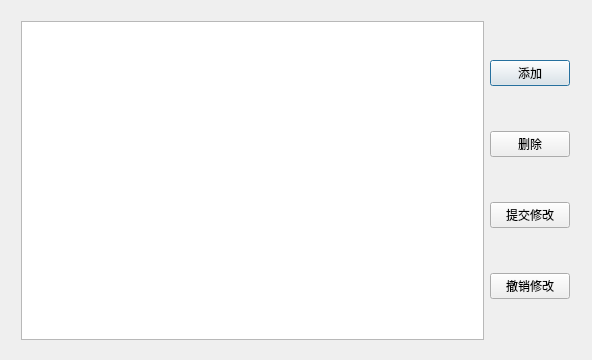
<?xml version="1.0" encoding="UTF-8"?>
<ui version="4.0">
 <class>QDlgDevManager</class>
 <widget class="QDialog" name="QDlgDevManager">
  <property name="geometry">
   <rect>
    <x>0</x>
    <y>0</y>
    <width>592</width>
    <height>360</height>
   </rect>
  </property>
  <property name="windowTitle">
   <string>QDlgDevManager</string>
  </property>
  <widget class="QWidget" name="horizontalLayoutWidget">
   <property name="geometry">
    <rect>
     <x>10</x>
     <y>10</y>
     <width>571</width>
     <height>341</height>
    </rect>
   </property>
   <layout class="QHBoxLayout" name="horizontalLayout">
    <property name="sizeConstraint">
     <enum>QLayout::SetDefaultConstraint</enum>
    </property>
    <item>
     <layout class="QVBoxLayout" name="verticalLayout_2">
      <item>
       <widget class="QTableView" name="tableView">
        <property name="styleSheet">
         <string notr="true">QHeaderView::section {
background-color: rgb(200, 200, 255);
}</string>
        </property>
        <attribute name="horizontalHeaderDefaultSectionSize">
         <number>151</number>
        </attribute>
       </widget>
      </item>
     </layout>
    </item>
    <item>
     <layout class="QVBoxLayout" name="verticalLayout">
      <item>
       <widget class="QPushButton" name="PB_ADD">
        <property name="text">
         <string>添加</string>
        </property>
       </widget>
      </item>
      <item>
       <widget class="QPushButton" name="PB_DEL">
        <property name="text">
         <string>删除</string>
        </property>
       </widget>
      </item>
      <item>
       <widget class="QPushButton" name="PB_MODIF">
        <property name="text">
         <string>提交修改</string>
        </property>
       </widget>
      </item>
      <item>
       <widget class="QPushButton" name="PB_CANCLE">
        <property name="text">
         <string>撤销修改</string>
        </property>
       </widget>
      </item>
     </layout>
    </item>
   </layout>
  </widget>
 </widget>
 <layoutdefault spacing="6" margin="11"/>
 <resources/>
 <connections>
  <connection>
   <sender>PB_MODIF</sender>
   <signal>clicked()</signal>
   <receiver>QDlgDevManager</receiver>
   <slot>bt_save_click()</slot>
   <hints>
    <hint type="sourcelabel">
     <x>547</x>
     <y>214</y>
    </hint>
    <hint type="destinationlabel">
     <x>570</x>
     <y>153</y>
    </hint>
   </hints>
  </connection>
  <connection>
   <sender>PB_CANCLE</sender>
   <signal>clicked()</signal>
   <receiver>QDlgDevManager</receiver>
   <slot>bt_cancle_click()</slot>
   <hints>
    <hint type="sourcelabel">
     <x>530</x>
     <y>297</y>
    </hint>
    <hint type="destinationlabel">
     <x>526</x>
     <y>268</y>
    </hint>
   </hints>
  </connection>
  <connection>
   <sender>PB_ADD</sender>
   <signal>clicked()</signal>
   <receiver>QDlgDevManager</receiver>
   <slot>bt_add_click()</slot>
   <hints>
    <hint type="sourcelabel">
     <x>560</x>
     <y>60</y>
    </hint>
    <hint type="destinationlabel">
     <x>521</x>
     <y>24</y>
    </hint>
   </hints>
  </connection>
  <connection>
   <sender>PB_DEL</sender>
   <signal>clicked()</signal>
   <receiver>QDlgDevManager</receiver>
   <slot>bt_del_click()</slot>
   <hints>
    <hint type="sourcelabel">
     <x>526</x>
     <y>139</y>
    </hint>
    <hint type="destinationlabel">
     <x>512</x>
     <y>105</y>
    </hint>
   </hints>
  </connection>
 </connections>
 <slots>
  <slot>bt_save_click()</slot>
  <slot>bt_cancle_click()</slot>
  <slot>bt_add_click()</slot>
  <slot>bt_del_click()</slot>
 </slots>
</ui>
